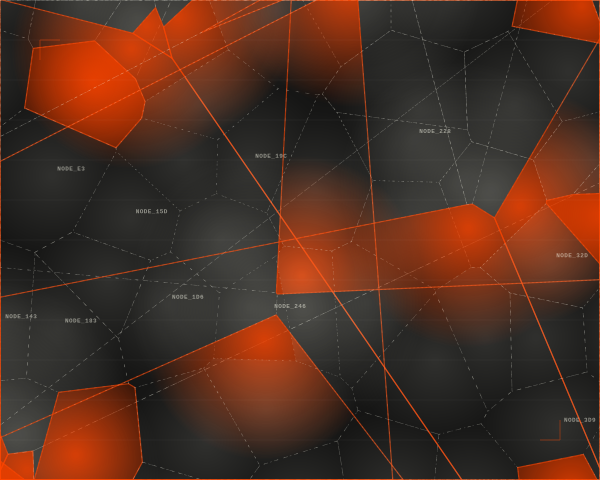

This chart was generated by the following Python code:
import cairo
import math
import random

# Setup
width, height = 600, 480
surface = cairo.ImageSurface(cairo.FORMAT_ARGB32, width, height)
ctx = cairo.Context(surface)

# Palette: Swiss-inspired High Contrast
COLOR_BG = (0.04, 0.04, 0.04)      # Deep neutral foundation
COLOR_ACCENT = (1.0, 0.27, 0.0)    # High-saturation Orange-Red
COLOR_IVORY = (1.0, 1.0, 0.94)     # Ivory highlight
COLOR_DARK = (0.15, 0.15, 0.15)    # Structural grey

# Background
ctx.set_source_rgb(*COLOR_BG)
ctx.paint()

def get_bisector(p1, p2):
    """Returns a line (point, normal) representing the perpendicular bisector."""
    mid = ((p1[0] + p2[0]) / 2, (p1[1] + p2[1]) / 2)
    dx = p2[0] - p1[0]
    dy = p2[1] - p1[1]
    # Normal is (dx, dy)
    return mid, (dx, dy)

def clip_polygon(poly, line_pt, line_norm):
    """Clips a polygon against a half-plane defined by a line point and normal."""
    new_poly = []
    if not poly: return []
    
    def is_inside(p):
        # Dot product of (p - line_pt) and line_norm
        return (p[0] - line_pt[0]) * line_norm[0] + (p[1] - line_pt[1]) * line_norm[1] < 0

    for i in range(len(poly)):
        p1 = poly[i]
        p2 = poly[(i + 1) % len(poly)]
        
        in1, in2 = is_inside(p1), is_inside(p2)
        
        if in1 and in2:
            new_poly.append(p2)
        elif in1 and not in2:
            # Intersection
            new_poly.append(intersect(p1, p2, line_pt, line_norm))
        elif not in1 and in2:
            # Intersection then p2
            new_poly.append(intersect(p1, p2, line_pt, line_norm))
            new_poly.append(p2)
            
    return new_poly

def intersect(p1, p2, lp, ln):
    """Line-line intersection helper."""
    dx, dy = p2[0] - p1[0], p2[1] - p1[1]
    # Parameter t where p1 + t*d is on the line
    # dot((p1 + t*d - lp), ln) = 0
    num = (lp[0] - p1[0]) * ln[0] + (lp[1] - p1[1]) * ln[1]
    den = dx * ln[0] + dy * ln[1]
    t = num / den if den != 0 else 0
    return (p1[0] + t * dx, p1[1] + t * dy)

def draw_voronoi_system(seeds, area_rect, depth=0):
    """Computes and renders Voronoi cells with gradients and Swiss aesthetics."""
    x, y, w, h = area_rect
    
    for i, p1 in enumerate(seeds):
        # Initial cell is the bounding box
        cell = [(x, y), (x+w, y), (x+w, y+h), (x, y+h)]
        
        for j, p2 in enumerate(seeds):
            if i == j: continue
            lp, ln = get_bisector(p1, p2)
            cell = clip_polygon(cell, lp, ln)
        
        if not cell: continue

        # Draw Cell Fill (Gradient)
        dist_to_center = math.sqrt((p1[0]-width/2)**2 + (p1[1]-height/2)**2)
        is_accent = random.random() < 0.1 or (depth > 0 and random.random() < 0.3)
        
        grad = cairo.RadialGradient(p1[0], p1[1], 2, p1[0], p1[1], 120)
        if is_accent:
            grad.add_color_stop_rgba(0, *COLOR_ACCENT, 0.8)
            grad.add_color_stop_rgba(1, *COLOR_ACCENT, 0.0)
        else:
            grad.add_color_stop_rgba(0, *COLOR_IVORY, 0.15)
            grad.add_color_stop_rgba(1, *COLOR_IVORY, 0.0)
            
        ctx.set_source(grad)
        ctx.move_to(cell[0][0], cell[0][1])
        for pt in cell[1:]: ctx.line_to(pt[0], pt[1])
        ctx.fill()

        # Draw Cell Borders (Modulated rhythmic dashes)
        ctx.set_line_width(0.5 if not is_accent else 1.2)
        if is_accent:
            ctx.set_source_rgba(*COLOR_ACCENT, 0.6)
            ctx.set_dash([]) # Solid
        else:
            ctx.set_source_rgba(*COLOR_IVORY, 0.3)
            ctx.set_dash([random.uniform(1, 5), random.uniform(2, 8)])
            
        ctx.move_to(cell[0][0], cell[0][1])
        for pt in cell[1:]: ctx.line_to(pt[0], pt[1])
        ctx.close_path()
        ctx.stroke()
        
        # Recursive Subdivision logic: occasional clusters
        if depth < 1 and random.random() < 0.15:
            # Create sub-seeds within this cell's bounding box roughly
            sub_seeds = []
            for _ in range(5):
                sub_seeds.append((p1[0] + random.uniform(-40, 40), 
                                  p1[1] + random.uniform(-40, 40)))
            draw_voronoi_system(sub_seeds, (x, y, w, h), depth + 1)

# Generate sophisticated seed distribution
# Mix of a jittered grid and some random clusters
seeds = []
grid_size = 80
for r in range(0, width + grid_size, grid_size):
    for c in range(0, height + grid_size, grid_size):
        if random.random() > 0.2: # Create some "voids"
            sx = r + random.uniform(-grid_size/2, grid_size/2)
            sy = c + random.uniform(-grid_size/2, grid_size/2)
            seeds.append((sx, sy))

# Primary Render
draw_voronoi_system(seeds, (0, 0, width, height))

# Final Swiss Touch: Technical Overlay
ctx.set_dash([])
ctx.set_source_rgba(*COLOR_IVORY, 0.1)
ctx.set_line_width(0.3)

# Fine horizontal lines (Grid hierarchy)
for i in range(0, height, 40):
    ctx.move_to(0, i)
    ctx.line_to(width, i)
ctx.stroke()

# Micro-Typography simulation (small bits of info)
for seed in random.sample(seeds, min(len(seeds), 12)):
    ctx.select_font_face("Monospace", cairo.FONT_SLANT_NORMAL, cairo.FONT_WEIGHT_BOLD)
    ctx.set_font_size(6)
    ctx.set_source_rgba(*COLOR_IVORY, 0.5)
    ctx.move_to(seed[0] + 5, seed[1] - 5)
    ctx.show_text(f"NODE_{hex(int(seed[0]+seed[1]))[2:].upper()}")

# Structural crosshair
ctx.set_source_rgba(*COLOR_ACCENT, 0.4)
ctx.set_line_width(1)
margin = 40
ctx.move_to(margin, margin)
ctx.line_to(margin + 20, margin)
ctx.move_to(margin, margin)
ctx.line_to(margin, margin + 20)
ctx.stroke()

ctx.move_to(width - margin, height - margin)
ctx.line_to(width - margin - 20, height - margin)
ctx.move_to(width - margin, height - margin)
ctx.line_to(width - margin, height - margin - 20)
ctx.stroke()
